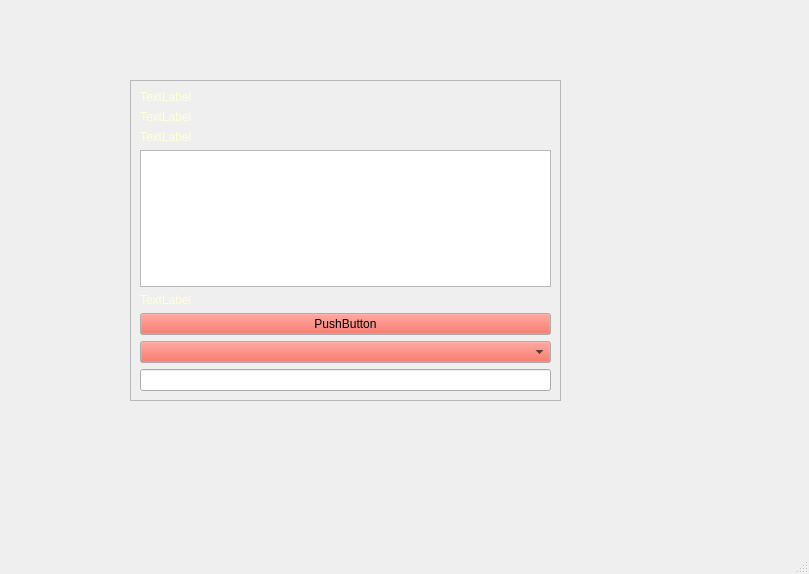
<?xml version="1.0" encoding="UTF-8"?>
<ui version="4.0">
 <class>MainWindow</class>
 <widget class="QMainWindow" name="MainWindow">
  <property name="geometry">
   <rect>
    <x>0</x>
    <y>0</y>
    <width>809</width>
    <height>574</height>
   </rect>
  </property>
  <property name="palette">
   <palette>
    <active>
     <colorrole role="WindowText">
      <brush brushstyle="SolidPattern">
       <color alpha="255">
        <red>255</red>
        <green>255</green>
        <blue>218</blue>
       </color>
      </brush>
     </colorrole>
     <colorrole role="Button">
      <brush brushstyle="SolidPattern">
       <color alpha="255">
        <red>234</red>
        <green>80</green>
        <blue>66</blue>
       </color>
      </brush>
     </colorrole>
    </active>
    <inactive>
     <colorrole role="WindowText">
      <brush brushstyle="SolidPattern">
       <color alpha="255">
        <red>255</red>
        <green>255</green>
        <blue>218</blue>
       </color>
      </brush>
     </colorrole>
     <colorrole role="Button">
      <brush brushstyle="SolidPattern">
       <color alpha="255">
        <red>234</red>
        <green>80</green>
        <blue>66</blue>
       </color>
      </brush>
     </colorrole>
    </inactive>
    <disabled>
     <colorrole role="WindowText">
      <brush brushstyle="SolidPattern">
       <color alpha="255">
        <red>127</red>
        <green>127</green>
        <blue>127</blue>
       </color>
      </brush>
     </colorrole>
     <colorrole role="Button">
      <brush brushstyle="SolidPattern">
       <color alpha="255">
        <red>234</red>
        <green>80</green>
        <blue>66</blue>
       </color>
      </brush>
     </colorrole>
    </disabled>
   </palette>
  </property>
  <property name="windowTitle">
   <string>MainWindow</string>
  </property>
  <widget class="QWidget" name="centralwidget">
   <widget class="QScrollArea" name="scrollArea">
    <property name="geometry">
     <rect>
      <x>130</x>
      <y>80</y>
      <width>431</width>
      <height>321</height>
     </rect>
    </property>
    <property name="widgetResizable">
     <bool>true</bool>
    </property>
    <widget class="QWidget" name="scrollAreaWidgetContents">
     <property name="geometry">
      <rect>
       <x>0</x>
       <y>0</y>
       <width>429</width>
       <height>319</height>
      </rect>
     </property>
     <layout class="QVBoxLayout" name="verticalLayout">
      <item>
       <widget class="QLabel" name="label">
        <property name="text">
         <string>TextLabel</string>
        </property>
       </widget>
      </item>
      <item>
       <widget class="QLabel" name="label_2">
        <property name="text">
         <string>TextLabel</string>
        </property>
       </widget>
      </item>
      <item>
       <widget class="QLabel" name="label_3">
        <property name="text">
         <string>TextLabel</string>
        </property>
       </widget>
      </item>
      <item>
       <widget class="QTextEdit" name="textEdit"/>
      </item>
      <item>
       <widget class="QLabel" name="label_4">
        <property name="baseSize">
         <size>
          <width>50</width>
          <height>100</height>
         </size>
        </property>
        <property name="text">
         <string>TextLabel</string>
        </property>
       </widget>
      </item>
      <item>
       <widget class="QPushButton" name="pushButton">
        <property name="text">
         <string>PushButton</string>
        </property>
       </widget>
      </item>
      <item>
       <widget class="QComboBox" name="comboBox"/>
      </item>
      <item>
       <widget class="QLineEdit" name="lineEdit"/>
      </item>
     </layout>
    </widget>
   </widget>
  </widget>
  <widget class="QMenuBar" name="menubar">
   <property name="geometry">
    <rect>
     <x>0</x>
     <y>0</y>
     <width>809</width>
     <height>22</height>
    </rect>
   </property>
  </widget>
  <widget class="QStatusBar" name="statusbar"/>
 </widget>
 <resources/>
 <connections/>
</ui>
